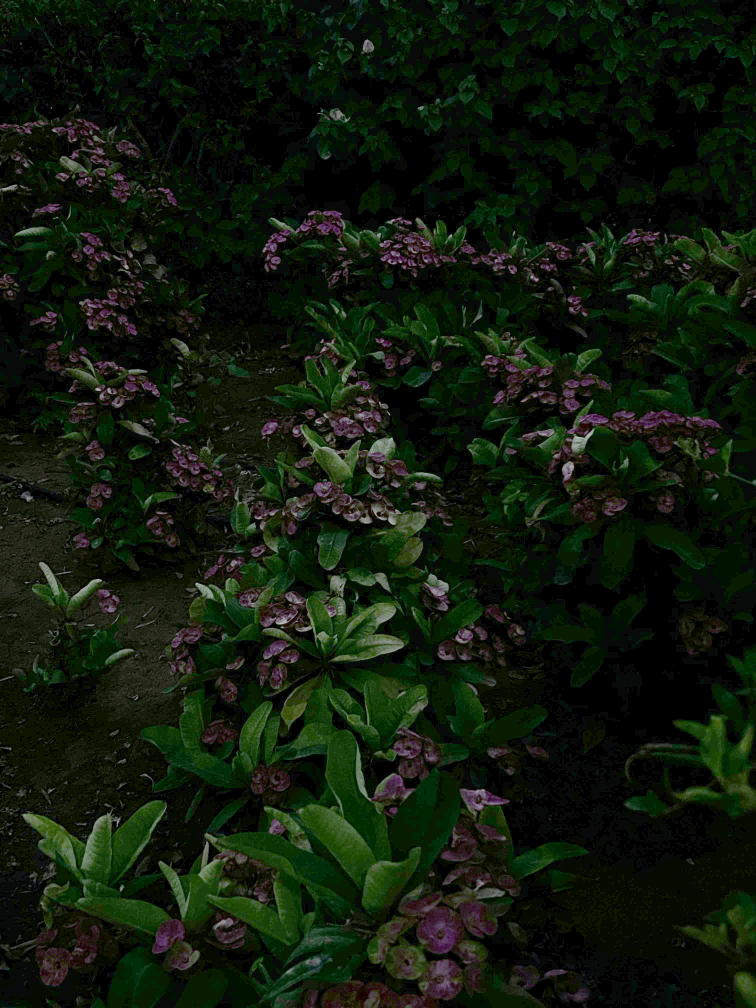
#> input picture enhanced_test.jpg, 3024 x 4032 px (shown at 1/4 size)
$ python -i evaluate_metrics.py   (imports and definitions only)   (older library calls are emulated)
#> lines starting #> are read from the running program, lines starting #| are printed output that depends on the picture
import cv2
import numpy as np
from scipy import ndimage
from scipy.stats import entropy
from skimage.feature import local_binary_pattern, graycomatrix, graycoprops
from skimage.filters import sobel, laplace
from skimage.color import rgb2gray
from skimage.measure import shannon_entropy
import matplotlib.pyplot as plt
import seaborn as sns
from typing import Tuple, Dict, List
import warnings
# [1 line not run here, left out]

class NoReferenceImageQualityAnalyzer:
    """
    No-reference (blind) image quality analyzer for comparing super-resolution methods
    without requiring ground truth images
    """

    def __init__(self):
        self.methods = ['Bicubic', 'SRCNN', 'ESRGAN']
        self.metrics = {}

    # [11 lines left out: function load_images, not called in this run]

    def calculate_sharpness_laplacian(self, img: np.ndarray) -> float:
        """Calculate sharpness using Laplacian variance"""
        if len(img.shape) == 3:
            img_gray = cv2.cvtColor(img, cv2.COLOR_RGB2GRAY)
        else:
            img_gray = img

        laplacian = cv2.Laplacian(img_gray, cv2.CV_64F)
        return laplacian.var()

    def calculate_sharpness_brenner(self, img: np.ndarray) -> float:
        """Calculate Brenner sharpness measure"""
        if len(img.shape) == 3:
            img_gray = cv2.cvtColor(img, cv2.COLOR_RGB2GRAY)
        else:
            img_gray = img

        # Brenner measure
        brenner = np.sum((img_gray[:-2, :] - img_gray[2:, :]) ** 2)
        return brenner / (img_gray.shape[0] * img_gray.shape[1])

    def calculate_gradient_magnitude(self, img: np.ndarray) -> float:
        """Calculate average gradient magnitude"""
        if len(img.shape) == 3:
            img_gray = rgb2gray(img)
        else:
            img_gray = img

        grad_x = cv2.Sobel(img_gray, cv2.CV_64F, 1, 0, ksize=3)
        grad_y = cv2.Sobel(img_gray, cv2.CV_64F, 0, 1, ksize=3)
        grad_magnitude = np.sqrt(grad_x**2 + grad_y**2)
        return np.mean(grad_magnitude)

    def calculate_edge_density(self, img: np.ndarray) -> float:
        """Calculate edge density using Canny edge detection"""
        if len(img.shape) == 3:
            img_gray = cv2.cvtColor(img, cv2.COLOR_RGB2GRAY)
        else:
            img_gray = img

        edges = cv2.Canny(img_gray, 50, 150)
        edge_density = np.sum(edges > 0) / (edges.shape[0] * edges.shape[1])
        return edge_density

    def calculate_contrast_michelson(self, img: np.ndarray) -> float:
        """Calculate Michelson contrast"""
        if len(img.shape) == 3:
            img_gray = rgb2gray(img)
        else:
            img_gray = img

        img_max = np.max(img_gray)
        img_min = np.min(img_gray)

        if img_max + img_min > 0:
            contrast = (img_max - img_min) / (img_max + img_min)
        else:
            contrast = 0
        return contrast

    def calculate_contrast_rms(self, img: np.ndarray) -> float:
        """Calculate RMS contrast"""
        if len(img.shape) == 3:
            img_gray = rgb2gray(img)
        else:
            img_gray = img

        mean_val = np.mean(img_gray)
        rms_contrast = np.sqrt(np.mean((img_gray - mean_val) ** 2))
        return rms_contrast

    def calculate_entropy(self, img: np.ndarray) -> float:
        """Calculate Shannon entropy"""
        if len(img.shape) == 3:
            img_gray = cv2.cvtColor(img, cv2.COLOR_RGB2GRAY)
        else:
            img_gray = img

        # Calculate histogram
        hist, _ = np.histogram(img_gray, bins=256, range=(0, 256), density=True)
        # Remove zero probabilities
        hist = hist[hist > 0]
        # Calculate entropy
        return -np.sum(hist * np.log2(hist))

    def calculate_local_contrast(self, img: np.ndarray) -> float:
        """Calculate local contrast using standard deviation"""
        if len(img.shape) == 3:
            img_gray = cv2.cvtColor(img, cv2.COLOR_RGB2GRAY)
        else:
            img_gray = img

        # Apply local standard deviation filter
        kernel = np.ones((9, 9), np.float32) / 81
        mean_img = cv2.filter2D(img_gray.astype(np.float32), -1, kernel)
        sqr_img = cv2.filter2D((img_gray.astype(np.float32))**2, -1, kernel)
        local_std = np.sqrt(sqr_img - mean_img**2)

        return np.mean(local_std)

    def calculate_texture_strength(self, img: np.ndarray) -> float:
        """Calculate texture strength using Local Binary Patterns"""
        if len(img.shape) == 3:
            img_gray = cv2.cvtColor(img, cv2.COLOR_RGB2GRAY)
        else:
            img_gray = img

        # Calculate LBP
        radius = 1
        n_points = 8 * radius
        lbp = local_binary_pattern(img_gray, n_points, radius, method='uniform')

        # Calculate LBP histogram
        hist, _ = np.histogram(lbp, bins=n_points + 2, range=(0, n_points + 2), density=True)

        # Texture strength as histogram entropy
        hist = hist[hist > 0]
        texture_strength = -np.sum(hist * np.log2(hist))

        return texture_strength

    def calculate_colorfulness(self, img: np.ndarray) -> float:
        """Calculate colorfulness metric"""
        if len(img.shape) != 3:
            return 0.0

        # Convert to float
        img_float = img.astype(np.float32)

        # Calculate rg and yb
        R, G, B = img_float[:,:,0], img_float[:,:,1], img_float[:,:,2]
        rg = R - G
        yb = 0.5 * (R + G) - B

        # Calculate std and mean
        std_rg, mean_rg = np.std(rg), np.mean(rg)
        std_yb, mean_yb = np.std(yb), np.mean(yb)

        # Calculate colorfulness
        std_rgyb = np.sqrt(std_rg**2 + std_yb**2)
        mean_rgyb = np.sqrt(mean_rg**2 + mean_yb**2)

        colorfulness = std_rgyb + 0.3 * mean_rgyb
        return colorfulness

    def calculate_noise_level(self, img: np.ndarray) -> float:
        """Estimate noise level using high-frequency content"""
        if len(img.shape) == 3:
            img_gray = cv2.cvtColor(img, cv2.COLOR_RGB2GRAY)
        else:
            img_gray = img

        # Apply high-pass filter to estimate noise
        kernel = np.array([[-1, -1, -1],
                          [-1,  8, -1],
                          [-1, -1, -1]])

        filtered = cv2.filter2D(img_gray.astype(np.float32), -1, kernel)
        noise_level = np.std(filtered)

        return noise_level

    def calculate_frequency_domain_metrics(self, img: np.ndarray) -> Dict[str, float]:
        """Calculate frequency domain metrics"""
        if len(img.shape) == 3:
            img_gray = cv2.cvtColor(img, cv2.COLOR_RGB2GRAY)
        else:
            img_gray = img

        # FFT
        fft = np.fft.fft2(img_gray)
        fft_shift = np.fft.fftshift(fft)
        magnitude_spectrum = np.abs(fft_shift)

        # High frequency energy
        h, w = magnitude_spectrum.shape
        center_h, center_w = h // 2, w // 2

        # Define high frequency region (outer 30% of spectrum)
        mask = np.zeros((h, w), dtype=bool)
        y, x = np.ogrid[:h, :w]
        mask_radius = min(h, w) * 0.35
        mask = (x - center_w)**2 + (y - center_h)**2 > mask_radius**2

        high_freq_energy = np.sum(magnitude_spectrum[mask]) / np.sum(magnitude_spectrum)

        # Spectral entropy
        power_spectrum = magnitude_spectrum**2
        power_spectrum_norm = power_spectrum / np.sum(power_spectrum)
        power_spectrum_norm = power_spectrum_norm[power_spectrum_norm > 0]
        spectral_entropy = -np.sum(power_spectrum_norm * np.log2(power_spectrum_norm))

        return {
            'high_freq_energy': high_freq_energy,
            'spectral_entropy': spectral_entropy
        }

    def calculate_brisque_features(self, img: np.ndarray) -> float:
        """Simplified BRISQUE-like features"""
        if len(img.shape) == 3:
            img_gray = cv2.cvtColor(img, cv2.COLOR_RGB2GRAY).astype(np.float32)
        else:
            img_gray = img.astype(np.float32)

        # Normalize
        img_gray = (img_gray - np.mean(img_gray)) / (np.std(img_gray) + 1e-10)

        # Calculate local variance
        kernel = np.ones((3, 3), np.float32) / 9
        mu = cv2.filter2D(img_gray, -1, kernel)
        mu_sq = cv2.filter2D(img_gray * img_gray, -1, kernel)
        sigma = np.sqrt(np.abs(mu_sq - mu * mu))

        # Structural information
        structdis = (img_gray - mu) / (sigma + 1)

        # Calculate features (simplified)
        alpha = np.mean(structdis**2)
        return alpha

    def evaluate_single_image(self, img: np.ndarray) -> Dict[str, float]:
        """Evaluate all metrics for a single image"""
        # Normalize image to 0-255 range
        if img.dtype != np.uint8:
            img = (img * 255).astype(np.uint8) if img.max() <= 1 else img.astype(np.uint8)

        metrics = {}

        # Sharpness metrics
        metrics['sharpness_laplacian'] = self.calculate_sharpness_laplacian(img)
        metrics['sharpness_brenner'] = self.calculate_sharpness_brenner(img)
        metrics['gradient_magnitude'] = self.calculate_gradient_magnitude(img)

        # Edge and detail metrics
        metrics['edge_density'] = self.calculate_edge_density(img)
        metrics['texture_strength'] = self.calculate_texture_strength(img)

        # Contrast metrics
        metrics['contrast_michelson'] = self.calculate_contrast_michelson(img)
        metrics['contrast_rms'] = self.calculate_contrast_rms(img)
        metrics['local_contrast'] = self.calculate_local_contrast(img)

        # Information content
        metrics['entropy'] = self.calculate_entropy(img)
        metrics['colorfulness'] = self.calculate_colorfulness(img)

        # Quality indicators
        metrics['noise_level'] = self.calculate_noise_level(img)
        metrics['brisque_score'] = self.calculate_brisque_features(img)

        # Frequency domain metrics
        freq_metrics = self.calculate_frequency_domain_metrics(img)
        metrics.update(freq_metrics)

        return metrics

    # [348 lines left out: functions normalize_images, evaluate_images, calculate_quality_scores, create_comparison_report, visualize_metrics, _create_radar_chart and 1 more, not called in this run]

# [17 lines not run here, left out]

>>> import cv2
>>> picture = cv2.cvtColor(cv2.imread('enhanced_test.jpg'), cv2.COLOR_BGR2RGB)
>>> result = NoReferenceImageQualityAnalyzer().evaluate_single_image(picture)
#> in calculate_sharpness_laplacian, `laplacian = cv2.Laplacian(img_gray, cv2.CV_64F)`:
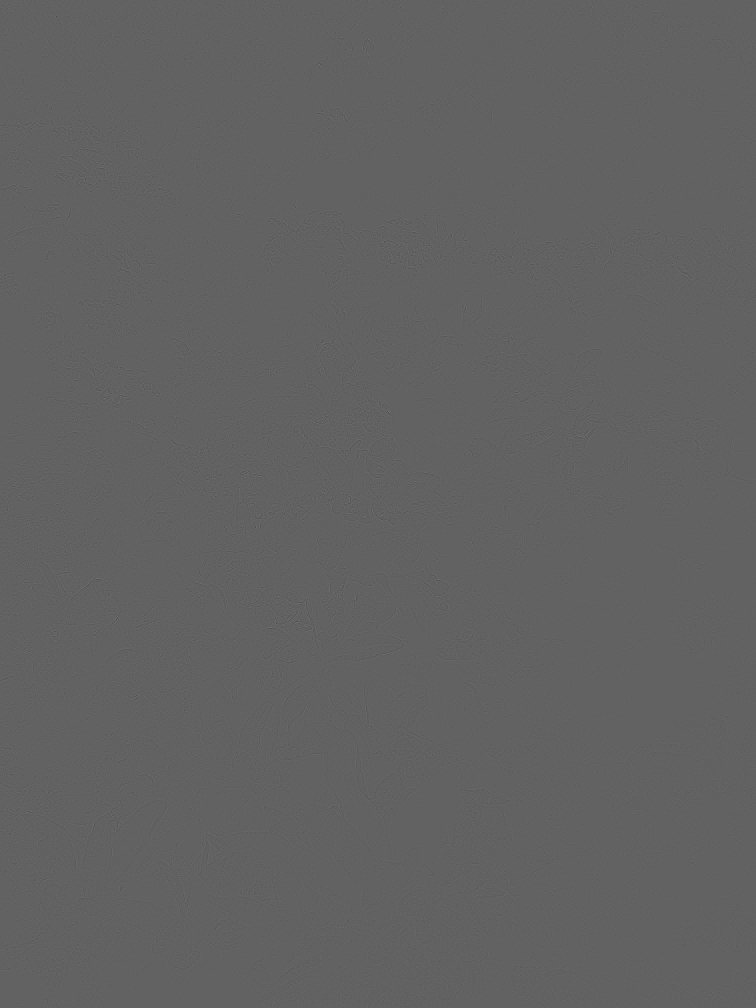
#> laplacian: shape (4032, 3024) float64 (shown at 1/4 size); min -181, max 289, mean 0; drawn with min black and max white
#> in calculate_sharpness_brenner, `brenner = np.sum((img_gray[:-2, :] - img_gray[2:, :]) ** 2)`: brenner = 289811612
#> in calculate_edge_density, `edges = cv2.Canny(img_gray, 50, 150)`:
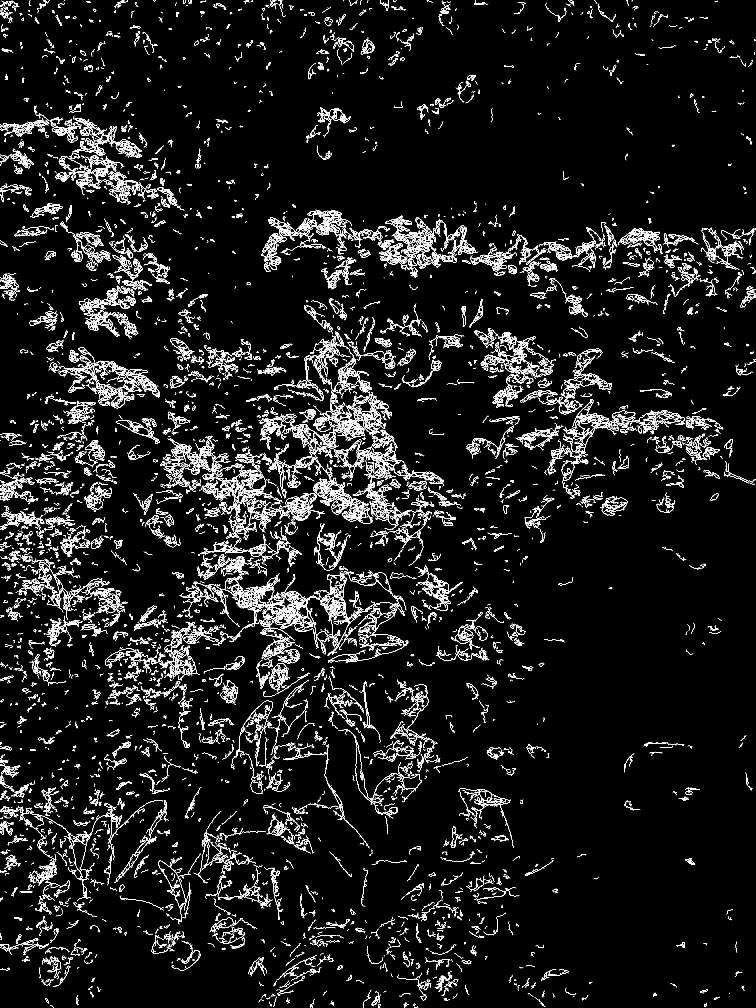
#> edges: shape (4032, 3024) (shown at 1/4 size); 3.8% white in thin lines or dots
#> in calculate_edge_density, `edge_density = np.sum(edges > 0) / (edges.shape[0] * edges.shape[1])`: edge_density = 0.0382
#> in calculate_texture_strength, `lbp = local_binary_pattern(img_gray, n_points, radius, method='uniform')`:
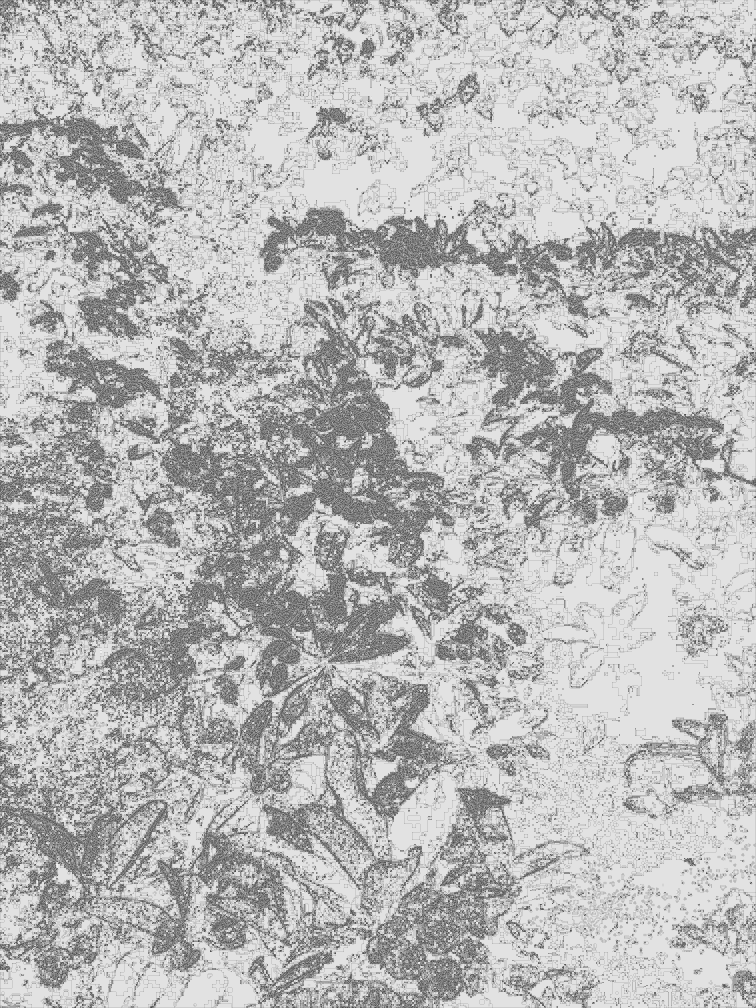
#> lbp: shape (4032, 3024) float64 (shown at 1/4 size); min 0, max 9, mean 6.53; drawn with min black and max white
#> in calculate_texture_strength, `hist, _ = np.histogram(lbp, bins=n_points + 2, range=(0, n_points + 2)..`: hist = [0.00363, 0.0148, 0.013, 0.0565, 0.0894, 0.187, 0.0327, 0.0183, 0.559, 0.0253]
#> in calculate_texture_strength, `texture_strength = -np.sum(hist * np.log2(hist))`: texture_strength = 2.07
#> in calculate_contrast_michelson, `img_max = np.max(img_gray)`: img_max = 0.792
#> in calculate_contrast_michelson, `img_min = np.min(img_gray)`: img_min = 0
#> in calculate_contrast_michelson, `contrast = (img_max - img_min) / (img_max + img_min)`: contrast = 1
#> in calculate_contrast_rms, `mean_val = np.mean(img_gray)`: mean_val = 0.0902
#> in calculate_contrast_rms, `rms_contrast = np.sqrt(np.mean((img_gray - mean_val) ** 2))`: rms_contrast = 0.0941
#> in calculate_local_contrast, `local_std = np.sqrt(sqr_img - mean_img**2)`:
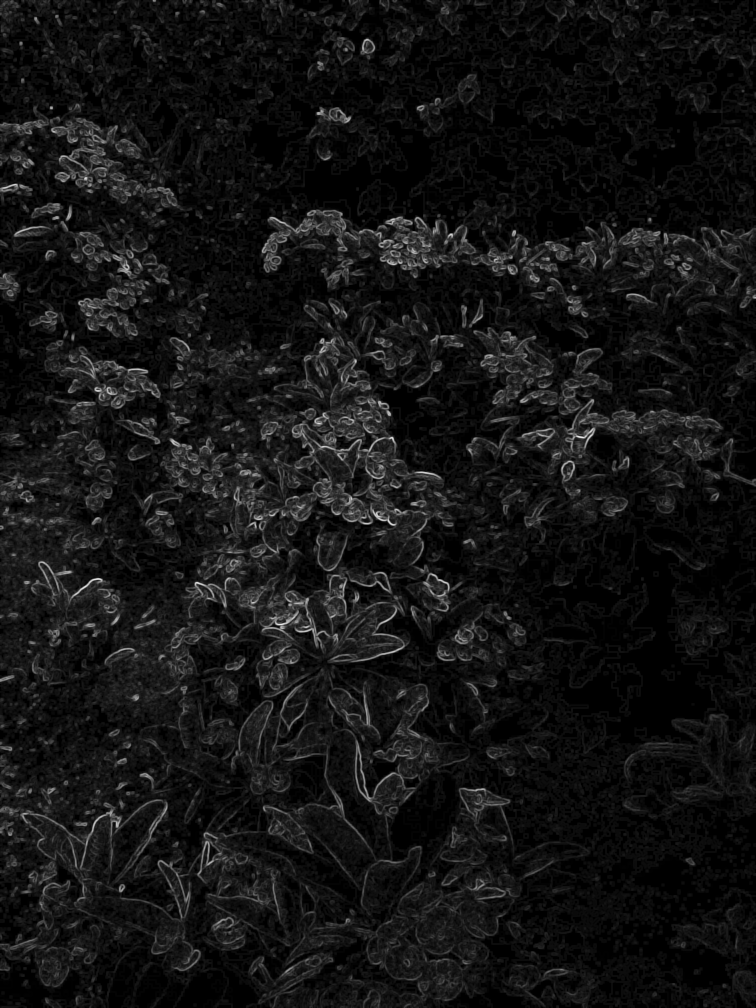
#> local_std: shape (4032, 3024) float32 (shown at 1/4 size); 0.15% of the values are NaN or infinite; the others: min 0, max 78.87, mean 6.22; drawn with min black, max white, NaN and infinite black
#> in calculate_entropy, `hist, _ = np.histogram(img_gray, bins=256, range=(0, 256), density=True)`: hist = 256 values, max 0.142 at index 0, min 0 at index 197, mean 0.00391
#> in calculate_entropy, `hist = hist[hist > 0]`: hist = 200 values, max 0.142 at index 0, min 8.2e-08 at index 197, mean 0.005
#> in calculate_colorfulness, `yb = 0.5 * (R + G) - B`:
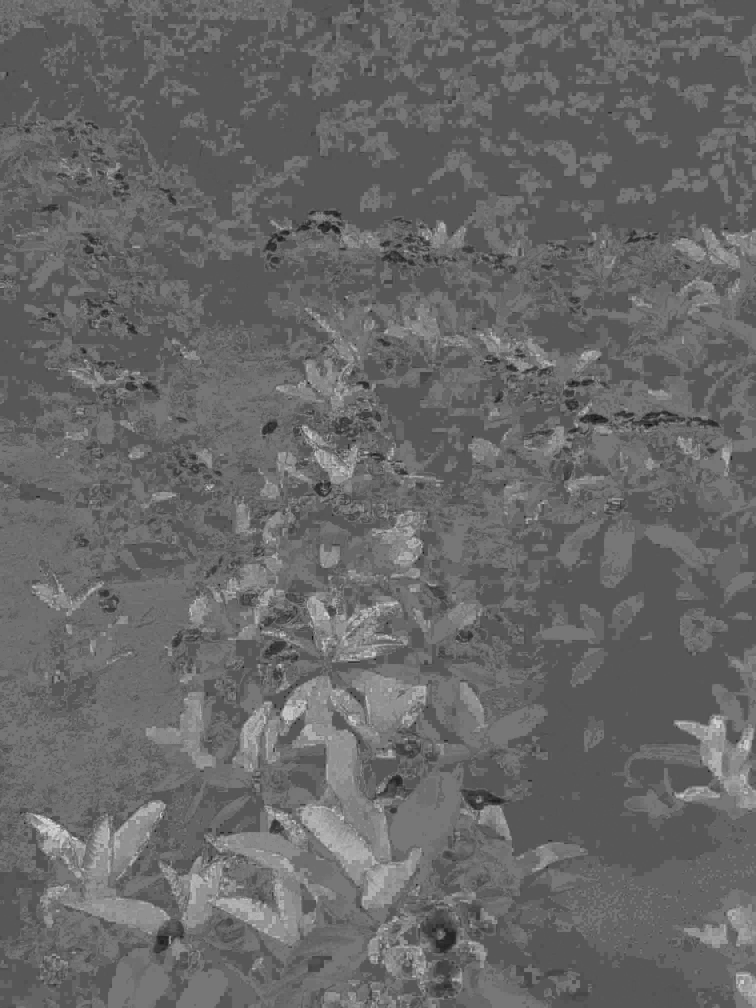
#> yb: shape (4032, 3024) float32 (shown at 1/4 size); min -49.5, max 95, mean 9.3; drawn with min black and max white
#> in calculate_colorfulness, `std_rg, mean_rg = np.std(rg), np.mean(rg)`: std_rg = 15.44; mean_rg = -9.47
#> in calculate_colorfulness, `std_yb, mean_yb = np.std(yb), np.mean(yb)`: std_yb = 10.72; mean_yb = 9.33
#> in calculate_colorfulness, `std_rgyb = np.sqrt(std_rg**2 + std_yb**2)`: std_rgyb = 18.8
#> in calculate_colorfulness, `mean_rgyb = np.sqrt(mean_rg**2 + mean_yb**2)`: mean_rgyb = 13.29
#> in calculate_colorfulness, `colorfulness = std_rgyb + 0.3 * mean_rgyb`: colorfulness = 22.79
#> in calculate_noise_level, `noise_level = np.std(filtered)`: noise_level = 21.75
#> in calculate_brisque_features, `img_gray = (img_gray - np.mean(img_gray)) / (np.std(img_gray) + 1e-10)`:
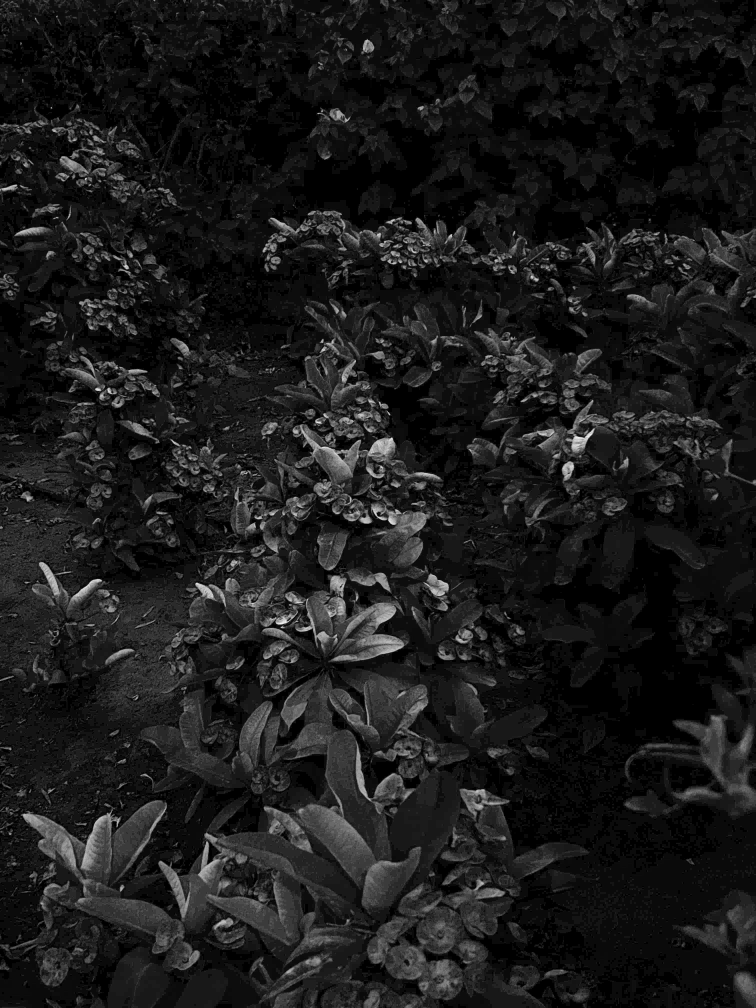
#> img_gray: shape (4032, 3024) float32 (shown at 1/4 size); min -0.921, max 7.66, mean -9.36e-07; drawn with min black and max white
#> in calculate_brisque_features, `alpha = np.mean(structdis**2)`: alpha = 0.00564
#> in calculate_frequency_domain_metrics, `high_freq_energy = np.sum(magnitude_spectrum[mask]) / np.sum(magnitude..`: high_freq_energy = 0.212
#> in calculate_frequency_domain_metrics, `spectral_entropy = -np.sum(power_spectrum_norm * np.log2(power_spectru..`: spectral_entropy = 8.56
#> in evaluate_single_image, `freq_metrics = self.calculate_frequency_domain_metrics(img)`: freq_metrics = {'high_freq_energy': 0.212, 'spectral_entropy': 8.56}
#> result = 14 items
